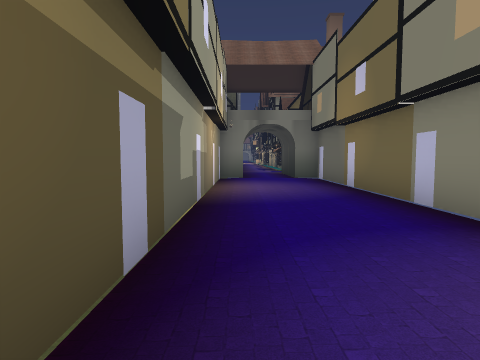
view 1 (above)

13 first-person views from a walk through a 3-D level made in the Godot game engine. The camera is 1.3 m above the floor, tilts 4° down and sees 75° across. The floor is counted in squares, 2 m on a side. Each view is taken from the middle of a square. On the plan, view 1 faces up. The plan holds only what a view shows up to about 10 squares ahead; the rest is blank. The place goes on beyond the plan. Characters and animated objects are left out. Some surface patterns are stand-ins.

view 2
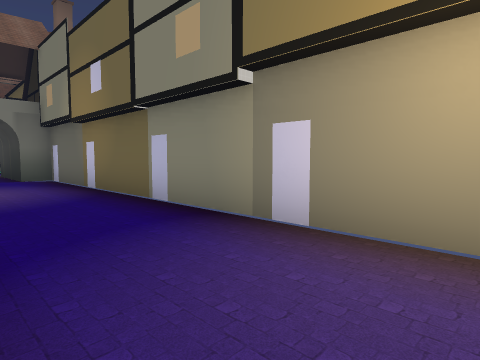

view 3
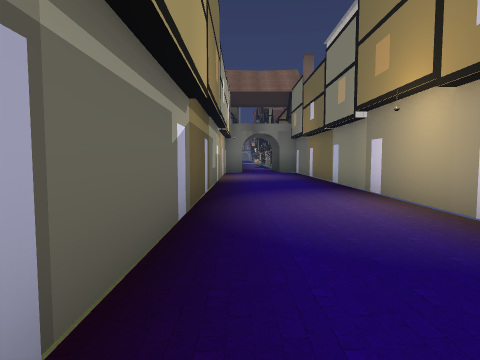

view 4
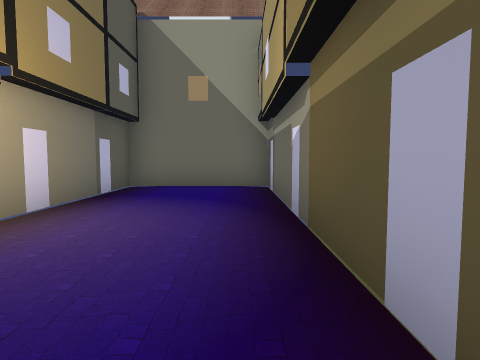

view 5
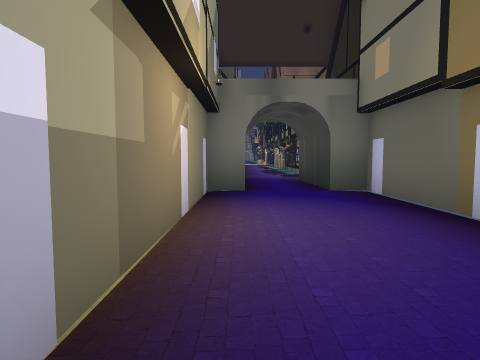

view 6
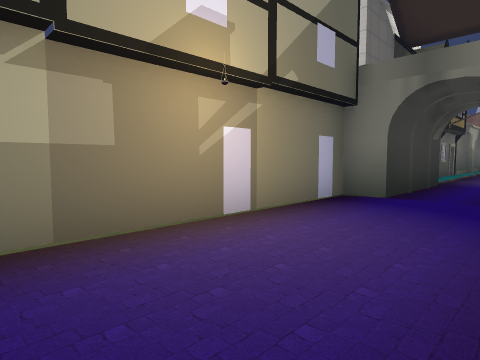

view 7
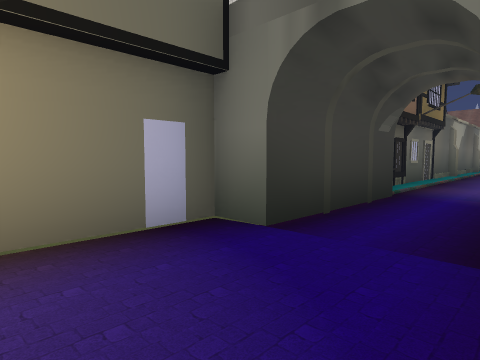

view 8
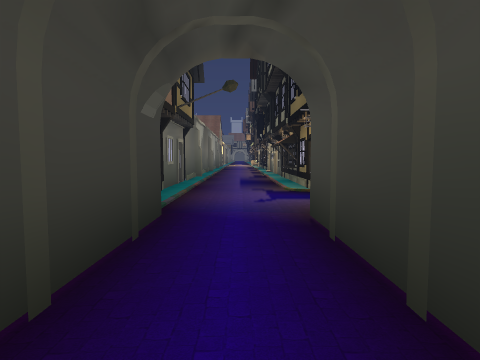

view 9
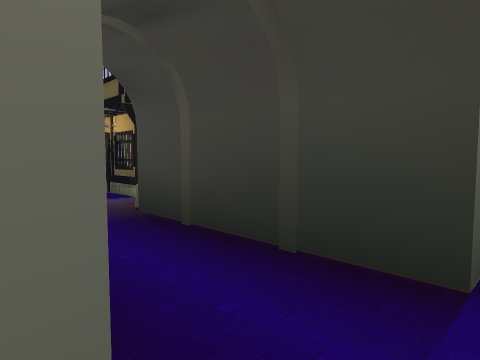

view 10
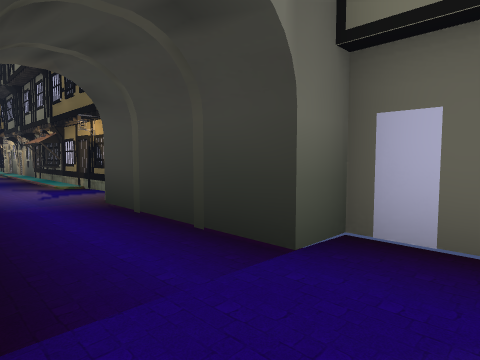

view 11
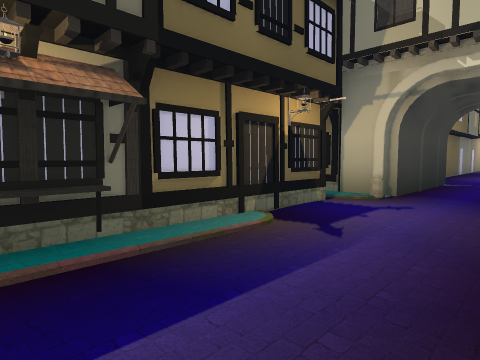

view 12
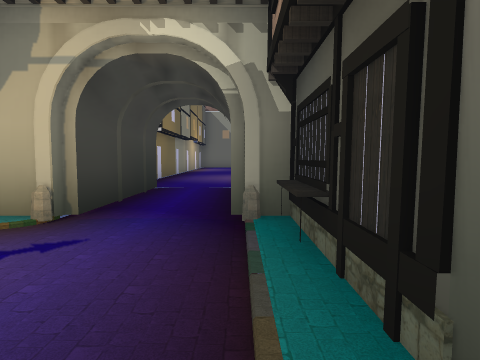

view 13
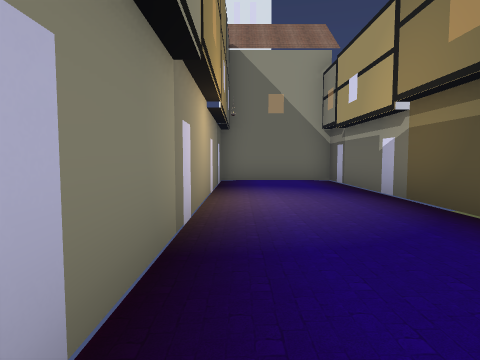

### Floor plan
Key: @ floor where view 1 was taken; # wall or solid block; . floor; D closed door; H house.
Columns run from 1 left of view 1 to 5 right of it. Each row starts with its distance up from view 1.
 19 #...H
 18 H...H
 17 H...HHH
 16 D...#
 15 #...#
 14 ##.#H
 13  #.#H
 12  #.#H
 11 ##.#H
 10 #...H
  9 #...#
  8 #...#
  7 #...#
  6 #...#
  5 #...#
  4 #...#
  3 #...#
  2 #...#
  1 #...#
  0 #@..#
 -1 #...#
 -2 #...#
 -3 #...#
 -4 #...#
 -5 #####

Positions as (right, up) in squares from view 1, and headings:
1: (0, 0), facing up
2: (0, 0), facing up-right
3: (0, -4), facing up
4: (0, 3), facing down
5: (0, 4), facing up
6: (2, 5), facing up-left
7: (2, 8), facing up-left
8: (1, 10), facing up
9: (0, 10), facing up-right
10: (0, 9), facing up-right
11: (0, 19), facing down-right
12: (0, 17), facing down
13: (2, 5), facing down
